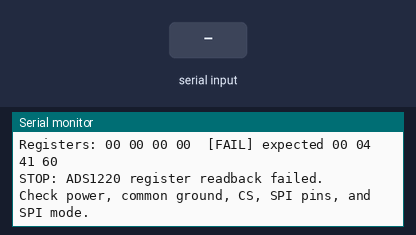
Simulated run of this sketch. Board: ESP32. Shown: the last lines printed to the serial monitor. The test bench sets the inputs (shaded band).

Above: at 2.0 s.
2.1 s: "i\n" received over Serial
At 3.1 s:
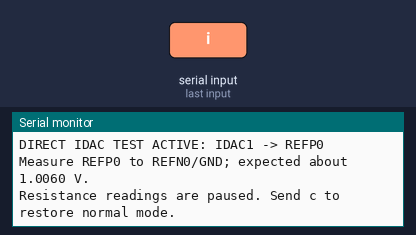
3.8 s: "c\n" received over Serial
At 4.7 s:
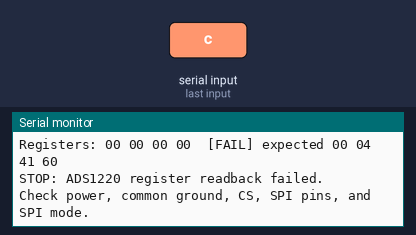
5.3 s: "p\n" received over Serial
At 6.0 s:
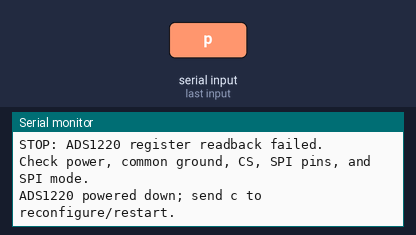

Measured:
- after the input at 2.1 s, the serial monitor: prints a new line after 0.27 s (image 1)
- after the input at 3.8 s, the serial monitor: prints a new line after 0.09 s (image 2)
- after the input at 5.3 s, the serial monitor: prints a new line after 0.10 s (image 3)

The sketch:

ADS1220_Ratiometric_Resistance_Test.ino
```cpp
/*
  PocketLab DMM — ADS1220 100.6 kOhm / 10 uA resistance test

  Target: ESP32 NodeMCU-32S + bare ADS1220IPWR breakout

  Normal ratiometric wiring:

      ADS1220 AIN2 ----+---- AIN0       (Node A)
                      |
                     Rx              unknown, unpowered resistor
                      |
      ADS1220 AIN1 ----+---- REFP0      (Node B)
                            |
                        100.6 kOhm     reference resistor
                            |
      ADS1220 REFN0 --------+---- AGND

  The sketch routes IDAC1 = 10 uA to AIN2, measures AIN0-AIN1, and
  uses REFP0-REFN0 as the ADC reference. At gain 1:

      Rx = (signed ADC code / 2^23) * Rref

  Expected bench voltages:
      Across Rref:                       about 1.006 V
      AIN2 to AGND with Rx = 21.49 kOhm: about 1.221 V
      21.49 kOhm resistor reading:       about 21.36% full scale

  Command i temporarily routes IDAC1 directly to REFP0. With only the
  100.6 kOhm reference in that path, REFP0-to-REFN0 should be about 1.006 V.
  Send c afterward to restore normal resistance measurements.

  IMPORTANT: This is an unprotected bench circuit. Connect only unpowered
  resistors/components and discharged capacitors while resistance mode is on.
*/

#include <Arduino.h>
#include <SPI.h>

constexpr int PIN_SCLK = 18;
constexpr int PIN_MISO = 19;  // ADS1220 pin 15, DOUT/DRDY
constexpr int PIN_MOSI = 23;  // ADS1220 pin 16, DIN
constexpr int PIN_CS   = 27;  // ADS1220 pin 2, CS
constexpr int PIN_DRDY = 26;  // ADS1220 pin 14, dedicated DRDY

// Replace with the measured/calibrated resistance when known more accurately.
constexpr double R_REF_OHMS = 100600.0;
// Keep zero correction disabled until a short is measured on this exact setup.
constexpr double ZERO_OFFSET_OHMS = 0.0;

constexpr uint16_t IDAC_CURRENT_UA = 10;
constexpr uint8_t PGA_GAIN = 1;
constexpr double EXPECTED_REF_VOLTS =
    R_REF_OHMS * static_cast<double>(IDAC_CURRENT_UA) * 1.0e-6;

constexpr uint32_t SERIAL_BAUD = 115200;
constexpr uint32_t SPI_CLOCK_HZ = 1000000;
constexpr uint32_t DRDY_TIMEOUT_MS = 250;
constexpr uint8_t SAMPLES_PER_REPORT = 10;
constexpr uint32_t REPORT_INTERVAL_MS = 500;

constexpr uint8_t CMD_RESET      = 0x06;
constexpr uint8_t CMD_START_SYNC = 0x08;
constexpr uint8_t CMD_POWERDOWN  = 0x02;
constexpr uint8_t CMD_RDATA      = 0x10;

// CONFIG0: AIN0-AIN1, gain 1, PGA enabled.
constexpr uint8_t CONFIG0 = 0x00;
// CONFIG1: 20 SPS, normal mode, continuous conversion.
constexpr uint8_t CONFIG1 = 0x04;
// CONFIG2: external REFP0/REFN0 reference and 10-uA IDAC current.
constexpr uint8_t CONFIG2 = 0x41;
// CONFIG3 normal route: IDAC1 -> AIN2; IDAC2 disconnected.
constexpr uint8_t CONFIG3_NORMAL = 0x60;
// CONFIG3 diagnostic route: IDAC1 -> REFP0; IDAC2 disconnected.
constexpr uint8_t CONFIG3_DIRECT = 0xA0;

constexpr int32_t ADC_POSITIVE_FULL_SCALE = 0x7FFFFF;
constexpr int32_t ADC_NEGATIVE_FULL_SCALE = -0x800000;
constexpr double ADC_DENOMINATOR = 8388608.0;  // 2^23

const uint8_t NORMAL_REGS[4] = {
  CONFIG0, CONFIG1, CONFIG2, CONFIG3_NORMAL
};

SPISettings adsSpiSettings(SPI_CLOCK_HZ, MSBFIRST, SPI_MODE1);
bool measurementsEnabled = false;
String serialCommand;

void selectAds() {
  SPI.beginTransaction(adsSpiSettings);
  digitalWrite(PIN_CS, LOW);
  delayMicroseconds(2);
}

void deselectAds() {
  delayMicroseconds(2);
  digitalWrite(PIN_CS, HIGH);
  SPI.endTransaction();
}

void sendCommand(uint8_t command) {
  selectAds();
  SPI.transfer(command);
  deselectAds();
}

void writeRegisters(const uint8_t *values, uint8_t count) {
  if (count == 0 || count > 4) return;
  const uint8_t command = 0x40 | ((count - 1) & 0x03);
  selectAds();
  SPI.transfer(command);
  for (uint8_t i = 0; i < count; ++i) SPI.transfer(values[i]);
  deselectAds();
}

void writeRegister(uint8_t address, uint8_t value) {
  if (address > 3) return;
  const uint8_t command = 0x40 | ((address & 0x03) << 2);
  selectAds();
  SPI.transfer(command);
  SPI.transfer(value);
  deselectAds();
}

void readRegisters(uint8_t *values, uint8_t count) {
  if (count == 0 || count > 4) return;
  const uint8_t command = 0x20 | ((count - 1) & 0x03);
  selectAds();
  SPI.transfer(command);
  for (uint8_t i = 0; i < count; ++i) values[i] = SPI.transfer(0x00);
  deselectAds();
}

void printHexByte(uint8_t value) {
  if (value < 0x10) Serial.print('0');
  Serial.print(value, HEX);
}

bool verifyRegisters(const uint8_t *expected) {
  uint8_t actual[4] = {};
  readRegisters(actual, 4);

  bool match = true;
  for (uint8_t i = 0; i < 4; ++i) {
    if (actual[i] != expected[i]) match = false;
  }

  Serial.print("Registers: ");
  for (uint8_t i = 0; i < 4; ++i) {
    printHexByte(actual[i]);
    if (i < 3) Serial.print(' ');
  }
  Serial.print(match ? "  [PASS] expected " : "  [FAIL] expected ");
  for (uint8_t i = 0; i < 4; ++i) {
    printHexByte(expected[i]);
    if (i < 3) Serial.print(' ');
  }
  Serial.println();
  return match;
}

void programIdacRoute(uint8_t route) {
  // Configure the current with both outputs disconnected, allow the IDAC
  // circuitry to start, and then connect IDAC1 to the requested pin.
  const uint8_t startupRegs[4] = {CONFIG0, CONFIG1, CONFIG2, 0x00};
  writeRegisters(startupRegs, 4);
  delayMicroseconds(300);
  writeRegister(3, route);
}

void configureNormalMode() {
  measurementsEnabled = false;
  sendCommand(CMD_RESET);
  delay(1);

  programIdacRoute(CONFIG3_NORMAL);
  delay(1);

  if (!verifyRegisters(NORMAL_REGS)) {
    Serial.println("STOP: ADS1220 register readback failed.");
    Serial.println("Check power, common ground, CS, SPI pins, and SPI mode.");
    return;
  }

  sendCommand(CMD_START_SYNC);
  delay(60);
  measurementsEnabled = true;

  Serial.print("Normal mode active. Expected Rref voltage: ");
  Serial.print(EXPECTED_REF_VOLTS, 4);
  Serial.println(" V");
}

void runDirectIdacTest() {
  measurementsEnabled = false;
  sendCommand(CMD_POWERDOWN);
  delay(1);

  programIdacRoute(CONFIG3_DIRECT);
  sendCommand(CMD_START_SYNC);
  delay(60);

  const uint8_t directRegs[4] = {
    CONFIG0, CONFIG1, CONFIG2, CONFIG3_DIRECT
  };
  verifyRegisters(directRegs);

  Serial.println("DIRECT IDAC TEST ACTIVE: IDAC1 -> REFP0");
  Serial.print("Measure REFP0 to REFN0/GND; expected about ");
  Serial.print(EXPECTED_REF_VOLTS, 4);
  Serial.println(" V.");
  Serial.println("Resistance readings are paused. Send c to restore normal mode.");
}

bool waitForDataReady(uint32_t timeoutMs) {
  const uint32_t started = millis();
  while (digitalRead(PIN_DRDY) == HIGH) {
    if (millis() - started >= timeoutMs) return false;
    delay(1);
  }
  return true;
}

int32_t readConversion() {
  selectAds();
  SPI.transfer(CMD_RDATA);
  const uint32_t msb = SPI.transfer(0x00);
  const uint32_t mid = SPI.transfer(0x00);
  const uint32_t lsb = SPI.transfer(0x00);
  deselectAds();

  uint32_t raw = (msb << 16) | (mid << 8) | lsb;
  if (raw & 0x800000UL) raw |= 0xFF000000UL;
  return static_cast<int32_t>(raw);
}

double codeToResistance(double code) {
  return (code / ADC_DENOMINATOR) * (R_REF_OHMS / PGA_GAIN);
}

void reportMeasurements() {
  int64_t codeSum = 0;
  int32_t codeMin = ADC_POSITIVE_FULL_SCALE;
  int32_t codeMax = ADC_NEGATIVE_FULL_SCALE;

  for (uint8_t i = 0; i < SAMPLES_PER_REPORT; ++i) {
    if (!waitForDataReady(DRDY_TIMEOUT_MS)) {
      Serial.println("TIMEOUT: DRDY stayed high. Check ADS1220 pin 14 -> GPIO 26.");
      return;
    }

    const int32_t code = readConversion();
    codeSum += code;
    if (code < codeMin) codeMin = code;
    if (code > codeMax) codeMax = code;
  }

  const double averageCode =
      static_cast<double>(codeSum) / SAMPLES_PER_REPORT;
  const double rawResistance = codeToResistance(averageCode);
  const double correctedResistance = rawResistance - ZERO_OFFSET_OHMS;
  const double spanOhms = codeToResistance(
      static_cast<double>(codeMax) - static_cast<double>(codeMin));
  const double fullScalePercent = 100.0 * averageCode / ADC_DENOMINATOR;

  Serial.print("avg_code=");
  Serial.print(averageCode, 1);
  Serial.print("  Rx=");
  Serial.print(correctedResistance, 3);
  Serial.print(" ohm  raw=");
  Serial.print(rawResistance, 3);
  Serial.print(" ohm  span=");
  Serial.print(spanOhms, 3);
  Serial.print(" ohm  FS=");
  Serial.print(fullScalePercent, 3);
  Serial.print('%');

  if (codeMax >= ADC_POSITIVE_FULL_SCALE - 1000) {
    Serial.print("  [CLIPPED/NEAR +FS: Rx must remain below Rref]");
  } else if (codeMin <= ADC_NEGATIVE_FULL_SCALE + 1000) {
    Serial.print("  [NEAR -FS: check polarity/wiring]");
  } else if (averageCode < 0) {
    Serial.print("  [NEGATIVE: check AIN0/AIN1 polarity]");
  }
  Serial.println();
}

void printHelp() {
  Serial.println();
  Serial.println("PocketLab ADS1220 100.6 kOhm / 10 uA resistance test");
  Serial.println("-------------------------------------------------------");
  Serial.println("Normal registers: 00 04 41 60");
  Serial.println("IDAC1: 10 uA -> AIN2; ADC: AIN0-AIN1; reference: REFP0-REFN0");
  Serial.print("Rref used in calculation: ");
  Serial.print(R_REF_OHMS, 1);
  Serial.println(" ohm");
  Serial.print("Expected voltage across Rref: ");
  Serial.print(EXPECTED_REF_VOLTS, 4);
  Serial.println(" V");
  Serial.print("Zero correction: ");
  Serial.print(ZERO_OFFSET_OHMS, 4);
  Serial.println(" ohm (uncalibrated)");
  Serial.println("Nominal unclipped range: 0 to just under 100.6 kOhm");
  Serial.println("WARNING: connect only unpowered resistors/components.");
  Serial.println();
  Serial.println("Commands (press Enter):");
  Serial.println("  i = direct IDAC test: IDAC1 -> REFP0");
  Serial.println("  c = restore normal resistance mode");
  Serial.println("  r = register readback for normal mode");
  Serial.println("  p = power down");
  Serial.println("  h = show help");
  Serial.println();
}

void processSerialCommand(String command) {
  command.trim();
  command.toLowerCase();
  if (command.length() == 0) return;

  if (command == "i") {
    runDirectIdacTest();
  } else if (command == "c") {
    Serial.println("Reconfiguring normal resistance mode...");
    configureNormalMode();
  } else if (command == "r") {
    verifyRegisters(NORMAL_REGS);
  } else if (command == "p") {
    sendCommand(CMD_POWERDOWN);
    measurementsEnabled = false;
    Serial.println("ADS1220 powered down; send c to reconfigure/restart.");
  } else if (command == "h" || command == "help") {
    printHelp();
  } else {
    Serial.println("Unknown command. Use i, c, r, p, or h.");
  }
}

void handleSerialCommand() {
  while (Serial.available()) {
    const char incoming = static_cast<char>(Serial.read());
    if (incoming == '\n' || incoming == '\r') {
      if (serialCommand.length() > 0) {
        processSerialCommand(serialCommand);
        serialCommand = "";
      }
    } else if (serialCommand.length() < 31) {
      serialCommand += incoming;
    }
  }
}

void setup() {
  Serial.begin(SERIAL_BAUD);
  delay(750);

  pinMode(PIN_CS, OUTPUT);
  digitalWrite(PIN_CS, HIGH);
  pinMode(PIN_DRDY, INPUT);
  SPI.begin(PIN_SCLK, PIN_MISO, PIN_MOSI, PIN_CS);

  printHelp();
  configureNormalMode();
}

void loop() {
  handleSerialCommand();
  if (measurementsEnabled) reportMeasurements();
  delay(REPORT_INTERVAL_MS);
}
```
